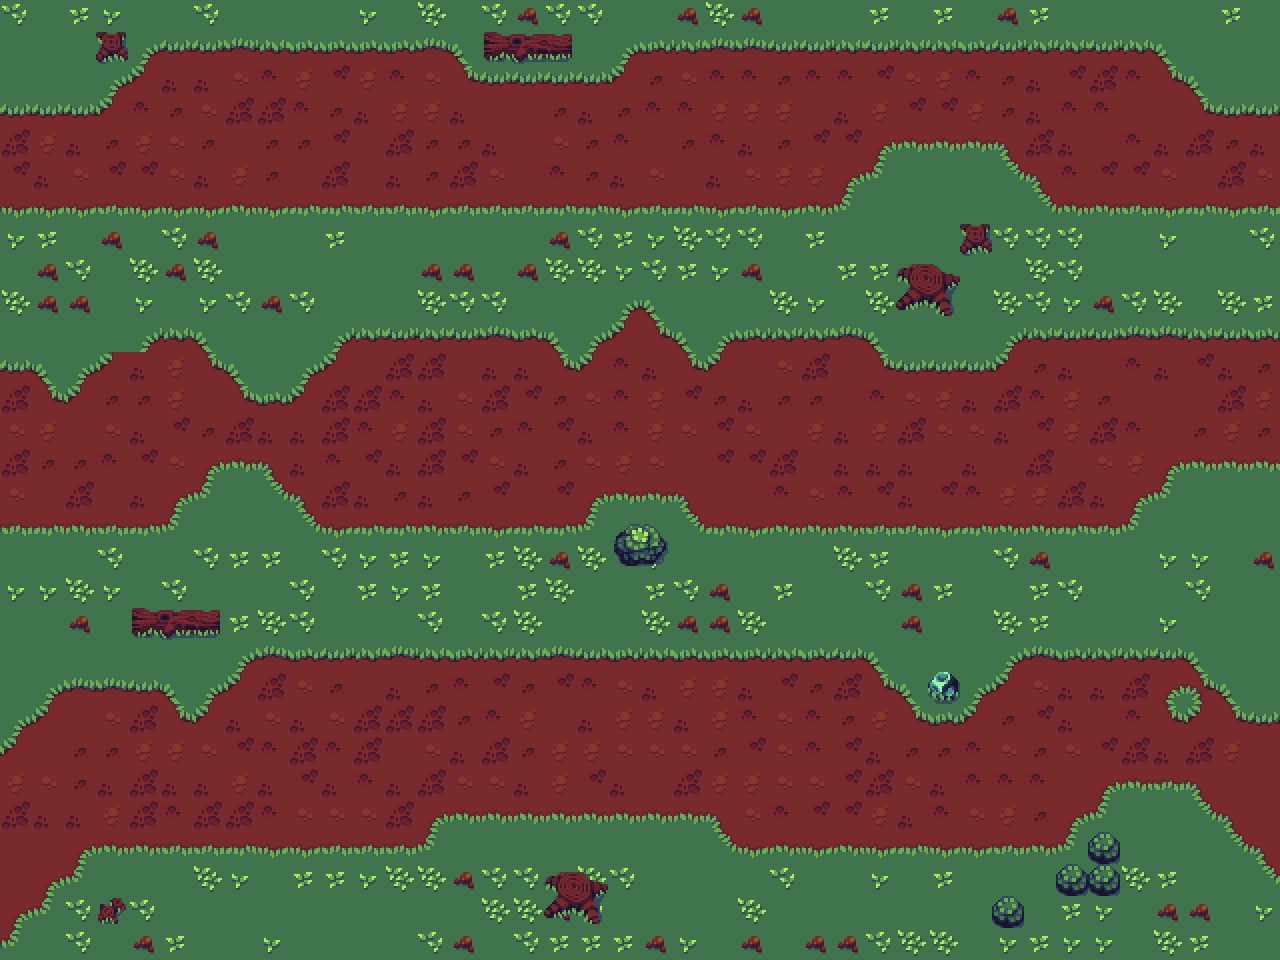

A 2D game scene composited from a Tiled map and its tileset images. What follows is a short description and the map's XML, with every tile layer's data as written:
An orthogonal 40x30 tile map with 32x32 px tiles, 2 tile layers (Ground, Doodads).

<map version="1.2" tiledversion="1.2.3" orientation="orthogonal" renderorder="right-down" width="40" height="30" tilewidth="32" tileheight="32" infinite="0" nextlayerid="3" nextobjectid="1">
 <tileset firstgid="1" name="outdoor-tileset" tilewidth="32" tileheight="32" tilecount="288" columns="24">
  <image source="outdoor.png" width="768" height="384" />
 </tileset>
 <layer id="1" name="Ground" width="40" height="30">
  <data encoding="csv">
103,175,79,31,199,199,103,175,151,223,247,31,247,55,199,103,127,103,103,247,175,127,55,127,151,151,247,79,151,79,199,127,79,151,247,175,199,223,79,223,
175,151,151,175,175,1,2,4,5,3,3,3,3,4,6,151,175,151,175,1,3,5,4,4,2,2,5,2,5,5,3,2,5,5,2,5,6,151,151,175,
175,151,151,1,28,29,29,77,52,100,53,100,52,77,50,2,2,2,2,51,28,77,52,52,28,52,52,53,77,100,52,28,29,53,76,52,50,6,151,151,
29,28,53,28,52,28,77,76,76,52,28,29,100,100,29,101,101,28,29,28,52,52,100,100,100,101,29,100,53,53,100,28,29,52,52,101,101,50,2,2,
76,100,29,28,100,77,28,101,28,28,53,101,76,28,28,29,101,77,28,52,101,28,52,29,28,53,53,26,122,122,122,27,76,29,101,52,29,76,28,29,
53,29,77,53,53,77,29,100,28,101,76,101,29,28,76,77,101,52,28,29,77,101,29,77,100,100,26,126,151,151,151,121,27,52,53,53,77,101,76,77,
123,123,123,124,123,123,123,122,123,125,125,124,124,123,124,124,124,125,125,123,124,125,123,124,123,122,126,151,151,175,175,151,121,122,122,124,123,125,123,124,
31,79,223,127,175,103,127,175,175,175,79,247,247,199,175,223,151,127,103,79,31,55,103,103,223,79,175,151,175,223,55,103,103,103,247,247,31,175,199,103,
175,127,103,151,55,127,55,175,199,175,247,247,223,127,127,151,127,55,55,31,103,79,31,127,151,199,79,79,127,247,175,223,55,103,223,223,223,151,247,223,
55,127,127,175,31,247,31,103,127,103,223,247,223,55,103,103,175,151,223,1,6,199,199,199,55,31,175,55,151,127,199,55,103,31,127,103,55,199,55,79,
151,151,151,151,1,5,6,151,175,151,1,5,2,5,2,4,3,6,1,51,50,6,1,3,5,5,4,6,151,151,151,1,5,2,2,4,4,5,2,3,
2,6,1,51,29,100,50,6,151,1,51,101,76,76,101,29,29,50,51,52,29,50,51,101,77,76,101,50,2,2,2,51,28,29,101,52,29,53,29,28,
76,50,51,28,28,100,101,50,3,51,76,76,52,29,77,76,53,28,77,52,100,53,28,29,28,28,101,52,77,100,29,76,52,100,28,101,101,101,76,100,
77,100,101,77,29,53,28,76,29,29,76,52,100,76,77,28,52,53,29,52,100,77,53,77,101,100,29,100,76,77,77,29,53,100,76,52,101,28,100,28,
76,28,28,52,53,77,26,122,27,29,52,53,29,76,53,77,29,28,77,100,77,101,53,53,76,101,29,29,29,101,29,101,76,101,77,100,26,122,122,122,
77,101,76,101,29,26,126,151,121,27,76,29,28,29,28,53,101,53,26,122,122,27,101,101,52,77,52,53,29,53,52,100,100,76,29,26,126,175,175,151,
124,125,122,124,125,126,175,175,175,121,123,125,125,122,124,123,125,125,126,151,151,121,125,123,122,122,122,124,124,123,125,122,122,125,124,126,175,175,175,151,
175,175,247,103,175,175,103,79,79,151,103,31,79,31,199,79,55,127,55,151,31,223,199,175,247,151,55,79,175,247,199,103,127,199,175,151,31,31,223,127,
31,31,55,31,223,103,199,247,151,103,175,79,31,79,247,223,79,55,151,199,79,103,127,151,79,151,247,103,127,79,247,175,79,103,247,151,199,103,223,175,
151,175,127,199,247,223,79,79,55,103,247,247,223,103,223,103,55,199,223,151,55,127,127,55,223,151,223,199,127,175,151,55,79,247,151,151,31,247,175,151,
151,151,151,151,151,151,151,1,4,3,2,5,4,5,3,5,5,4,2,3,5,3,3,3,5,3,2,6,151,151,151,1,4,3,5,5,2,6,151,175,
151,1,4,4,2,6,1,51,76,77,28,101,29,28,52,53,28,53,52,77,29,100,100,29,53,28,76,50,6,151,1,51,77,29,29,76,26,75,6,175,
1,51,101,77,76,50,51,29,77,29,77,76,76,76,28,52,100,101,29,100,100,29,100,52,77,52,28,100,50,3,51,28,53,29,101,52,50,51,50,2,
51,101,28,28,100,100,77,53,52,76,52,76,101,77,29,76,28,100,100,77,77,77,28,53,77,52,53,29,28,28,52,77,28,77,53,76,29,76,100,101,
100,77,28,29,76,29,29,100,29,53,29,52,29,76,77,77,29,100,53,29,101,76,100,100,77,77,53,76,77,29,52,52,52,101,26,122,124,27,101,101,
76,29,29,100,76,52,76,76,52,77,77,77,76,26,122,122,122,122,122,122,122,122,27,77,52,53,53,100,29,52,77,100,28,26,126,151,151,121,27,101,
101,101,26,122,122,124,124,125,123,123,124,124,124,126,151,151,151,151,151,151,151,151,121,123,122,123,122,123,125,123,123,124,122,126,151,151,151,151,121,27,
101,26,126,247,151,175,55,31,247,79,79,31,55,55,127,103,103,127,55,103,247,247,175,199,103,175,151,31,247,79,175,223,151,175,31,55,79,199,151,121,
26,126,103,151,103,151,199,175,223,247,199,151,175,175,223,55,55,127,103,151,151,247,247,55,175,199,223,247,247,223,247,175,247,79,31,223,127,127,175,31,
126,199,103,175,127,79,223,175,31,247,151,199,151,103,127,247,103,79,79,79,127,31,223,127,175,127,127,103,55,55,247,31,79,31,31,151,55,79,223,175
</data>
 </layer>
 <layer id="2" name="Doodads" width="40" height="30">
  <data encoding="csv">
0,0,0,0,0,0,0,0,0,0,0,0,0,0,0,0,0,0,0,0,0,0,0,0,0,0,0,0,0,0,0,0,0,0,0,0,0,0,0,0,
0,0,0,206,1,2,0,0,0,0,0,0,0,0,0,230,231,232,0,0,0,0,0,0,0,0,0,0,0,0,0,0,0,0,0,0,0,0,0,0,
0,0,0,0,51,0,0,0,0,0,0,0,0,0,0,0,0,0,0,0,0,0,0,0,0,0,0,0,0,0,0,0,0,0,0,0,0,0,0,0,
2,2,2,51,0,0,0,0,0,0,0,0,0,0,0,0,0,0,0,0,0,0,0,0,0,0,0,0,0,0,0,0,0,0,0,0,0,0,0,0,
0,0,0,0,0,0,0,0,0,0,0,0,0,0,0,0,0,0,0,0,0,0,0,0,0,0,0,0,0,0,0,0,0,0,0,0,0,0,0,0,
0,0,0,0,0,0,0,0,0,0,0,0,0,0,0,0,0,0,0,0,0,0,0,0,0,0,0,0,0,0,0,0,0,0,0,0,0,0,0,0,
0,0,0,0,0,0,0,0,0,0,0,0,0,0,0,0,0,0,0,0,0,0,0,0,0,0,0,0,0,0,0,0,0,0,0,0,0,0,0,0,
0,0,0,0,0,0,0,0,0,0,0,0,0,0,0,0,0,0,0,0,0,0,0,0,0,0,0,0,0,0,206,0,0,0,0,0,0,0,0,0,
0,0,0,0,0,0,0,0,0,0,0,0,0,0,0,0,0,0,0,0,0,0,0,0,0,0,0,0,158,159,0,0,0,0,0,0,0,0,0,0,
0,0,0,0,0,0,0,0,0,0,0,0,0,0,0,0,0,0,0,0,0,0,0,0,0,0,0,0,182,183,0,0,0,0,0,0,0,0,0,0,
0,0,0,0,0,0,0,0,0,0,0,0,0,0,0,0,0,0,0,0,0,0,0,0,0,0,0,0,0,0,0,0,0,0,0,0,0,0,0,0,
0,0,0,0,0,0,0,0,0,0,0,0,0,0,0,0,0,0,0,0,0,0,0,0,0,0,0,0,0,0,0,0,0,0,0,0,0,0,0,0,
0,0,0,0,0,0,0,0,0,0,0,0,0,0,0,0,0,0,0,0,0,0,0,0,0,0,0,0,0,0,0,0,0,0,0,0,0,0,0,0,
0,0,0,0,0,0,0,0,0,0,0,0,0,0,0,0,0,0,0,0,0,0,0,0,0,0,0,0,0,0,0,0,0,0,0,0,0,0,0,0,
0,0,0,0,0,0,0,0,0,0,0,0,0,0,0,0,0,0,0,0,0,0,0,0,0,0,0,0,0,0,0,0,0,0,0,0,0,0,0,0,
0,0,0,0,0,0,0,0,0,0,0,0,0,0,0,0,0,0,0,0,0,0,0,0,0,0,0,0,0,0,0,0,0,0,0,0,0,0,0,0,
0,0,0,0,0,0,0,0,0,0,0,0,0,0,0,0,0,0,0,260,261,0,0,0,0,0,0,0,0,0,0,0,0,0,0,0,0,0,0,0,
0,0,0,0,0,0,0,0,0,0,0,0,0,0,0,0,0,0,0,284,285,0,0,0,0,0,0,0,0,0,0,0,0,0,0,0,0,0,0,0,
0,0,0,0,0,0,0,0,0,0,0,0,0,0,0,0,0,0,0,0,0,0,0,0,0,0,0,0,0,0,0,0,0,0,0,0,0,0,0,0,
0,0,0,0,230,231,232,0,0,0,0,0,0,0,0,0,0,0,0,0,0,0,0,0,0,0,0,0,0,0,0,0,0,0,0,0,0,0,0,0,
0,0,0,0,0,0,0,0,0,0,0,0,0,0,0,0,0,0,0,0,0,0,0,0,0,0,0,0,0,0,0,0,0,0,0,0,0,0,0,0,
0,0,0,0,0,0,0,0,0,0,0,0,0,0,0,0,0,0,0,0,0,0,0,0,0,0,0,0,0,240,0,0,0,0,0,0,0,0,0,0,
0,0,0,0,0,0,0,0,0,0,0,0,0,0,0,0,0,0,0,0,0,0,0,0,0,0,0,0,0,0,0,0,0,0,0,0,0,0,0,0,
0,0,0,0,0,0,0,0,0,0,0,0,0,0,0,0,0,0,0,0,0,0,0,0,0,0,0,0,0,0,0,0,0,0,0,0,0,0,0,0,
0,0,0,0,0,0,0,0,0,0,0,0,0,0,0,0,0,0,0,0,0,0,0,0,0,0,0,0,0,0,0,0,0,0,0,0,0,0,0,0,
0,0,0,0,0,0,0,0,0,0,0,0,0,0,0,0,0,0,0,0,0,0,0,0,0,0,0,0,0,0,0,0,0,0,0,0,0,0,0,0,
0,0,0,0,0,0,0,0,0,0,0,0,0,0,0,0,0,0,0,0,0,0,0,0,0,0,0,0,0,0,0,0,0,0,282,0,0,0,0,0,
0,0,0,0,0,0,0,0,0,0,0,0,0,0,0,0,0,158,159,0,0,0,0,0,0,0,0,0,0,0,0,0,0,282,282,0,0,0,0,0,
0,0,0,207,0,0,0,0,0,0,0,0,0,0,0,0,0,182,183,0,0,0,0,0,0,0,0,0,0,0,0,282,0,0,0,0,0,0,0,0,
0,0,0,0,0,0,0,0,0,0,0,0,0,0,0,0,0,0,0,0,0,0,0,0,0,0,0,0,0,0,0,0,0,0,0,0,0,0,0,0
</data>
 </layer>
</map>
